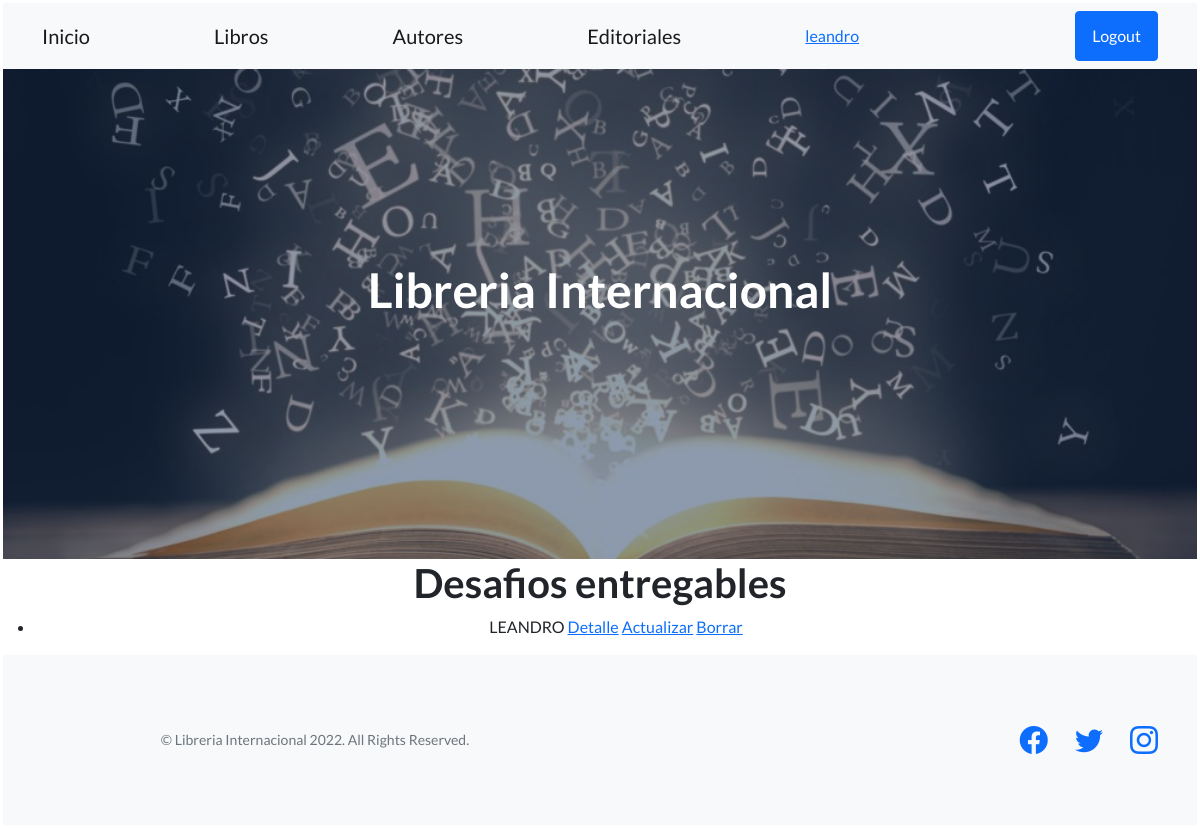
The app's page /editoriales/listar/ (signed in), older data.
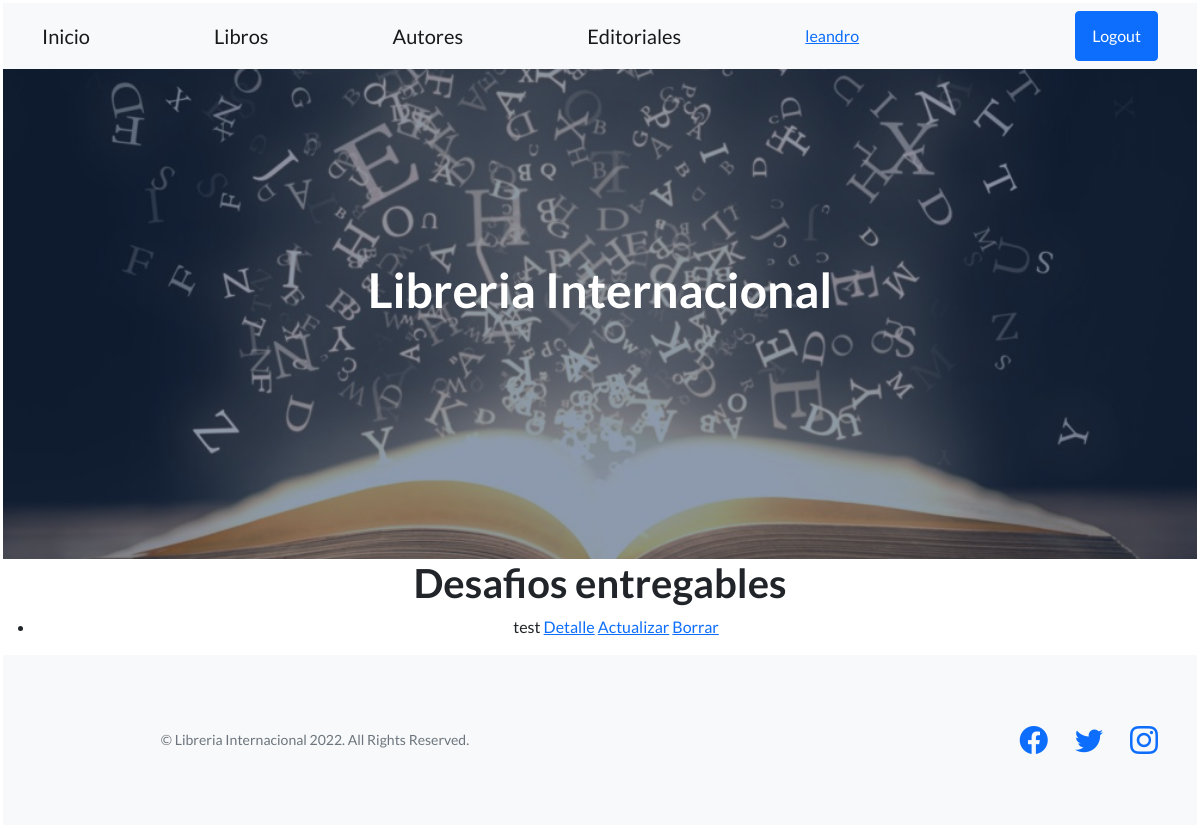
The same page, newer data.
### MVT_APP/models.py (models this page shows)
class Editorial(models.Model):
    nombre = models.CharField(max_length=50)
    fecha_creacion = models.DateField()
    pais = models.CharField(max_length=50)

### MVT_APP/views.py (the view)
# urls.py: path("editoriales/listar/", EditorialList.as_view(), name="editorial-list"),
class EditorialList(LoginRequiredMixin, ListView):
    model = Editorial
    template_name = "list_editorial.html"

### MVT_APP/TEMPLATES/MVT_APP/editorial_list.html
{% extends 'base.html' %}
{% block contenido %}
<h1>Desafios entregables</h1>
<ul>
    {% for editorial in object_list %}
        <li>
            {{editorial.nombre}}
            <a href="{% url 'editorial-detail' editorial.id %}">Detalle</a>
            <a href="{% url 'editorial-edit' editorial.id %}">Actualizar</a>
            <a href="{% url 'editorial-delete' editorial.id %}">Borrar</a>
        </li>
    {% endfor %}
</ul>
{% endblock %}

### MVT_APP/TEMPLATES/base.html (shortened to what this page needs)
<!DOCTYPE html>
<html lang="en">
    <head>
        {% load static %}
        <link href="https://cdn.jsdelivr.net/npm/bootstrap-icons@1.5.0/font/bootstrap-icons.css" rel="stylesheet" type="text/css" />
        <link href="{% static 'MVT_APP/css/styles.css' %}" rel="stylesheet" />
    </head>
    <body>
        <nav class="navbar navbar-light bg-light static-top">
            <div class="container">
                <a class="navbar-brand" href="{% url 'homepage' %}">Inicio</a>
                <a class="navbar-brand" href="{% url 'libros' %}">Libros</a>
                <a class="navbar-brand" href="{% url 'autores' %}">Autores</a>
                <a class="navbar-brand" href="{% url 'editoriales' %}">Editoriales</a>
                <a href="{% url 'auth-editar-perfil' %}" >{{request.user}}  </a>
                {% if request.user.is_authenticated  %}
                <a class="btn btn-primary" href="{% url 'auth-logout' %}"> Logout</a>
                {% else %}
                <a class="btn btn-primary" href="{% url 'auth-login' %}"> Login</a>
                <a class="btn btn-primary" href="{% url 'auth-register' %}"> Sign Up</a>
                {% endif %}
        </nav>
        <header class="masthead">
            <div class="container position-relative">
                <div class="row justify-content-center">
                    <div class="col-xl-6">
                        <div class="text-center text-white">
                            <h1 class="mb-5">Libreria Internacional</h1>
                        </div>
                    </div>
                </div>
            </div>
        </header>
        {% block contenido %}
        {% endblock %}
        <footer class="footer bg-light">
            <div class="container">
                <div class="row">
                    <div class="col-lg-6 h-100 text-center text-lg-start my-auto">
                        <p class="text-muted small mb-4 mb-lg-0 text-center">&copy; Libreria Internacional 2022. All Rights Reserved.</p>
                    </div>
                    <div class="col-lg-6 h-100 text-center text-lg-end my-auto">
                        <ul class="list-inline mb-0">
                            <li class="list-inline-item me-4">
                                <a href="#!"><i class="bi-facebook fs-3"></i></a>
                            </li>
                            <li class="list-inline-item me-4">
                                <a href="#!"><i class="bi-twitter fs-3"></i></a>
                            </li>
                            <li class="list-inline-item">
                                <a href="#!"><i class="bi-instagram fs-3"></i></a>
                            </li>
                        </ul>
                    </div>
                </div>
            </div>
        </footer>
    </body>
</html>

Row changes from the older to the newer data that the page shows:
removed Editorial: nombre "LEANDRO"
added Editorial: nombre "test"
